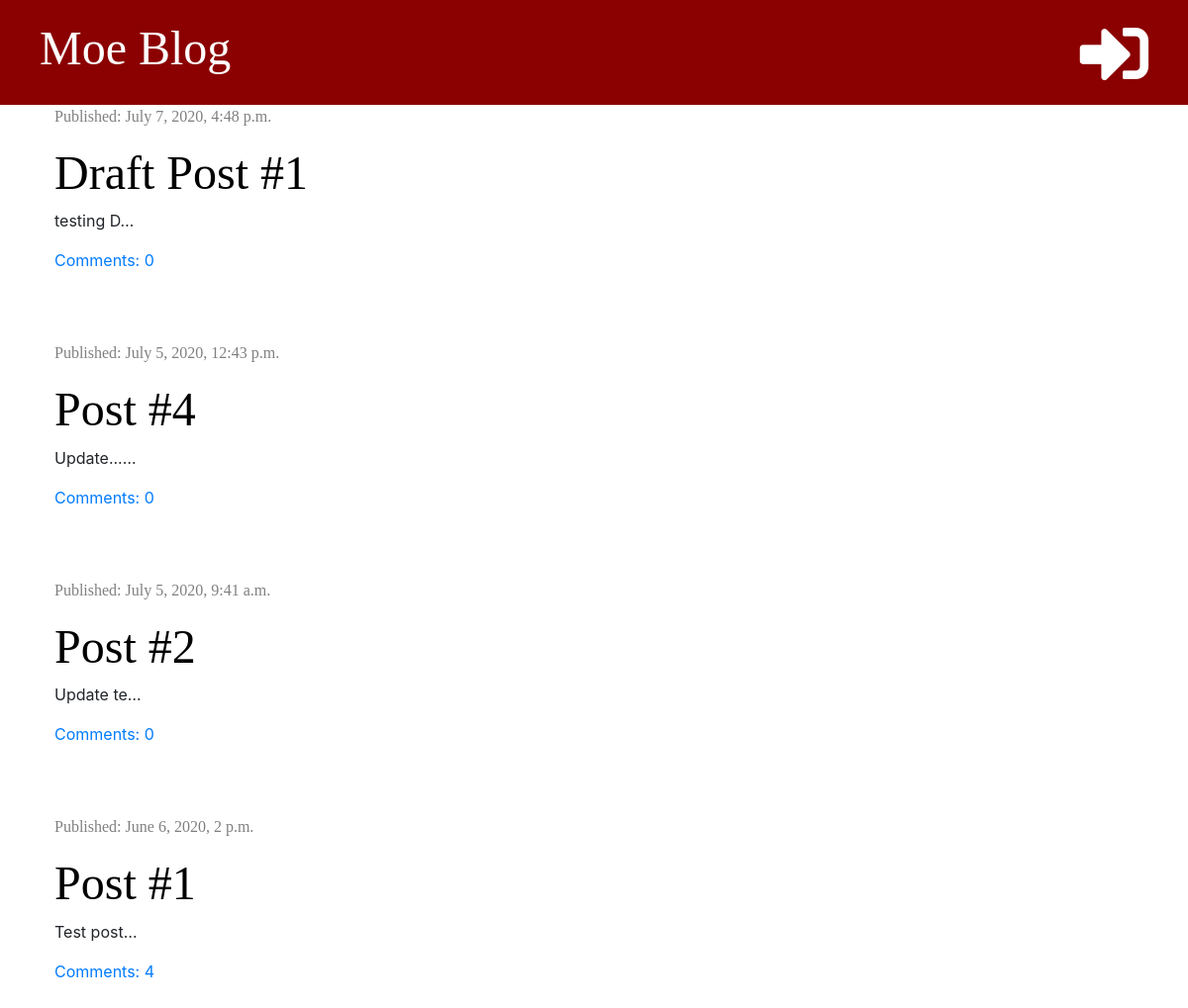
The page / on the database its author committed.
### blog/models.py (models this page shows, shortened)
class Post(models.Model):
    author = models.ForeignKey('auth.User', on_delete=models.CASCADE)
    title = models.CharField(max_length=200)
    text = models.TextField()
    created_date = models.DateTimeField(default=timezone.now)
    published_date = models.DateTimeField(blank=True, null=True)
    def approved_comments(self):
        return self.comments.filter(approved=True)

### blog/views.py (the view)
# urls.py: path('', views.post_list, name='post_list'),
def post_list(request):
    posts = Post.objects.filter(published_date__lte=timezone.now()).order_by('-published_date')
    stuff_for_frontend = {'posts': posts}
    return render(request, 'blog/post_list.html',stuff_for_frontend)

### blog/templates/blog/post_list.html (shortened to what this page needs)
{% extends 'blog/base.html' %}
{% block content %}
    {% for post in posts %}
    <div class="post">
        <div class="date">
            <p>Published: {{ post.published_date }}</p>
        </div>
        <h1><a href="{% url 'post_detail' pk=post.pk %}">{{ post.title }}</a> </h1>
        <p>{{ post.text|truncatechars:10|linebreaksbr }}</p>
        <a href="{% url 'post_detail' pk=post.pk %}">Comments: {{ post.approved_comments.count }}</a>
    </div>
    {% endfor %}
{% endblock %}

### blog/static/css/blog.css (style rules this page uses)
h1, h2, h3, h4 { font-family: 'Tangerine' , 'Inconsolata' , 'Droid Sans' , serif; font-size: 48px; }
.date, date p { color: #808080; font-family: 'Tangerine' , 'Inconsolata' , 'Droid Sans' , serif; }
.post { margin-bottom: 70px; }
.post h1 a { color: #000000; }

### rows shown on the page
Post: published_date "July 7, 2020, 4:48 p.m.", title "Draft Post #1", text "testing D…", approved_comments.count "0"
Post: published_date "July 5, 2020, 12:43 p.m.", title "Post #4", text "Update...…", approved_comments.count "0"
Post: published_date "July 5, 2020, 9:41 a.m.", title "Post #2", text "Update te…", approved_comments.count "0"
Post: published_date "June 6, 2020, 2 p.m.", title "Post #1", text "Test post…", approved_comments.count "4"
